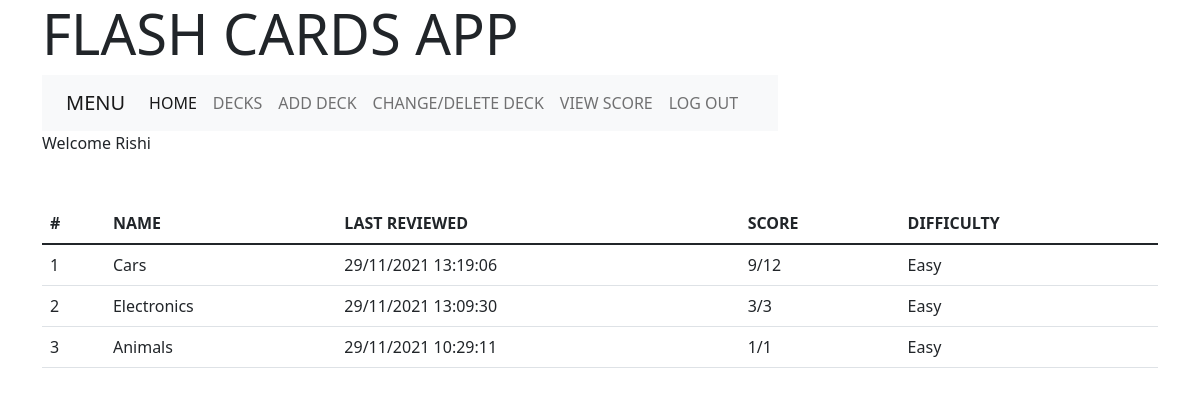
The page /dashboard (signed in) on the database its author committed.
### main.py (models this page shows)
class User(db.Model):
	__tablename__='user'
	user_id=db.Column(db.Integer, autoincrement=True, primary_key=True)
	name = db.Column(db.String,nullable=False)
	email = db.Column(db.String, unique=True,nullable=False)
	password =db.Column(db.String,nullable=False)

class Deckdouble(db.Model):
	__tablename__="deckdouble"
	deckid=db.Column(db.Integer)
	deckname = db.Column(db.String,primary_key=True)
	lastopened = db.Column(db.String)
	score=db.Column(db.String)

class Deckscore(db.Model):
	__tablename__="deckscore"
	deckid=db.Column(db.Integer,db.ForeignKey("deck.deckid"))
	score=db.Column(db.String)
	user_id=db.Column(db.Integer,db.ForeignKey("user.user_id"))
	name=db.Column(db.String,db.ForeignKey("user.name"),nullable=False)
	primid=db.Column(db.Integer,primary_key=True)

### main.py (the view)
@app.route("/dashboard",methods=["Get","Post"])
def dashboard():
	if request.method=="GET":
		cntr=0
		t=[]
		r=[]
		x=y=z=0
		decks=Deckdouble.query.all()
		global usersct
		s=User.query.filter_by(user_id=usersct).first()
		for i in decks:
			t.append(i.deckname)
			t.append(i.lastopened)
			score=Deckscore.query.filter_by(deckid=i.deckid)
			for j in score:
				if j.user_id==usersct:
					t.append(j.score)
			t.append(cntr+1)
			cntr=cntr+1
			rev=Deck_cards.query.filter_by(deckid=i.deckid).all()
			for j in rev:
				if j.difficulty=="Easy":
					x=x+1
				if j.difficulty=="Medium":
					y=y+1
				if j.difficulty=="Hard":
					z=z+1
			Max = x
			if y>Max:
				Max=y
			if z>Max:
				Max=z
			if Max==x:
				t.append("Easy")
			elif Max==y:
				t.append("Medium")
			elif Max==z:
				t.append("Hard")
			t.append(i.deckid)
			n=t.copy()
			r.append(n)
			t.clear()
		return render_template("dashboard.html",decklist=r,name=s.name)

### templates/dashboard.html (shortened to what this page needs)
<!DOCTYPE html>
<html>
<head>
	<link href="https://cdn.jsdelivr.net/npm/bootstrap@5.1.3/dist/css/bootstrap.min.css" rel="stylesheet">
</head>
<body>
<div class="container">
	<div class="jumbotron">
		<h1 class="display-4">FLASH CARDS APP</h1>
	</div>
	<div class="row">
		<div class="col-md-8">
			<nav class="navbar navbar-expand-lg navbar-light bg-light">
			  <div class="container-fluid">
			    <a class="navbar-brand" href="#">MENU</a>
			    <div class="collapse navbar-collapse" id="navbarNavDropdown">
			      <ul class="navbar-nav">
				<li class="nav-item">
				  <a class="nav-link active" aria-current="page" href="/home">HOME</a>
				</li>
				<li class="nav-item">
				  <a class="nav-link" href="/deck">DECKS</a>
				</li>
				<li class="nav-item">
				  <a class="nav-link" href="/add_deck">ADD DECK</a>
				</li>
				<li class="nav-item">
				  <a class="nav-link" href="/changedeck">CHANGE/DELETE DECK</a>
				</li>
				<li class="nav-item">
				  <a class="nav-link" href="/viewscore">VIEW SCORE</a>
				</li>
				<li class="nav-item">
				  <a class="nav-link" href="/logout">LOG OUT</a>
				</li>
			      </ul>
			    </div>
			  </div>
			</nav>
		</div>
		<div>Welcome {{name}}</div>
		<div >
			<br>
			<br>
			<table class="table">
			  <thead>
			    <tr >
			      <th scope="col">#</th>
			      <th scope="col">NAME</th>
			      <th scope="col">LAST REVIEWED</th>
			      <th scope="col">SCORE</th>
			      <th scope="col">DIFFICULTY</th>
			    </tr>
			  </thead>
			  <tbody>
			  	{% for i in decklist %}
			    <tr >
			      <td>{{i[3]}}</td>
			      <td>{{i[0]}}</td>
			      <td>{{i[1]}}</td>
			      <td>{{i[2]}}</td>
			      <td>{{i[4]}}</td>
			    </tr>
			    {% endfor %}
			  </tbody>
			</table>
		</div>
	</div>
</div>
</body>
</html>

### rows shown on the page
User: name "Rishi"
Deckdouble: deckname "Cars", lastopened "29/11/2021 13:19:06"
Deckscore: score "9/12"
Deckdouble: deckname "Electronics", lastopened "29/11/2021 13:09:30"
Deckscore: score "3/3"
Deckdouble: deckname "Animals", lastopened "29/11/2021 10:29:11"
Deckscore: score "1/1"

### other values the page prints
{{ i[3] }} "1" "2" "3"
{{ i[4] }} "Easy" "Easy" "Easy"
